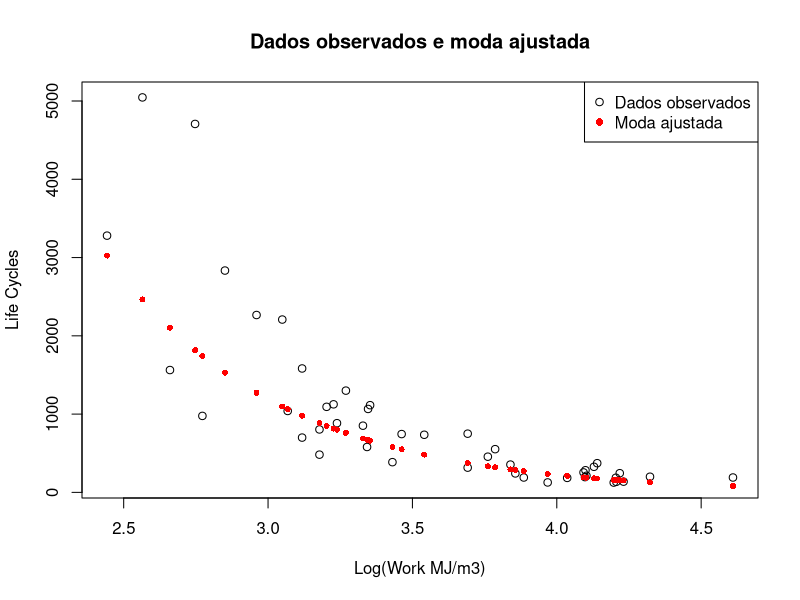
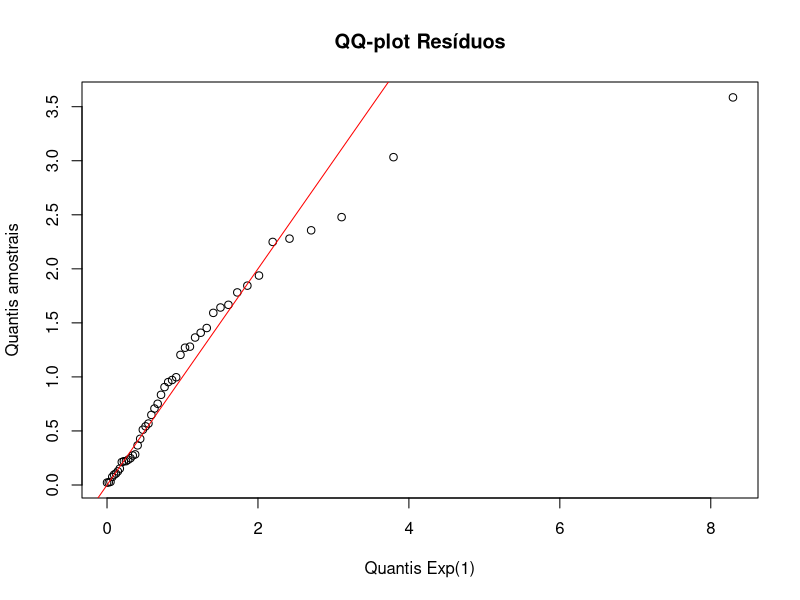
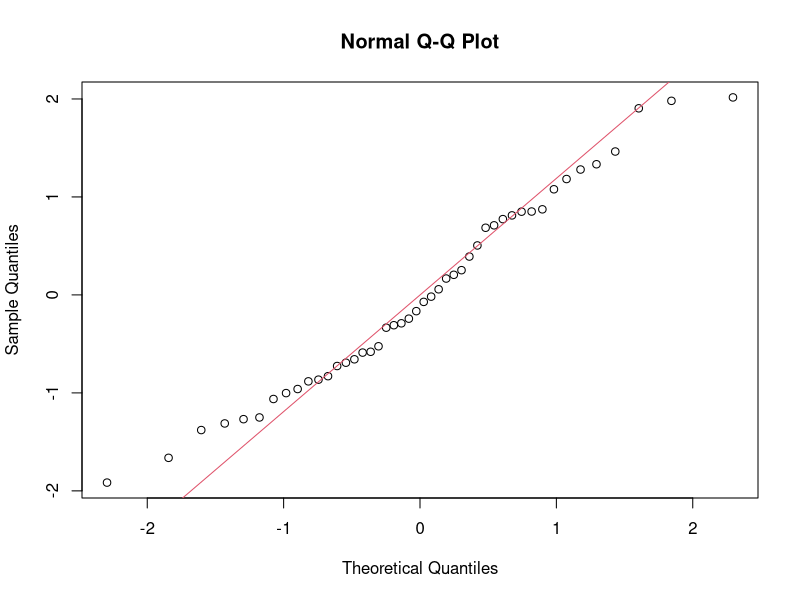

These charts were generated, in order, by the following R code:
## ---- chunk 1
#| label: data
fatigue_df <- data.frame(work_MJ_m3 = c(11.5,13.0,14.3,15.6,16.0,17.3,19.3,
21.1,21.5,22.6,22.6,24.0,24.0,24.6,25.2,25.5,26.3,27.9,28.3,28.4,28.6,30.9,
31.9,34.5,40.1,40.1,43.0,44.1,46.5,47.3,48.7,52.9,56.6,59.9,60.2,60.3,60.5,
62.1,62.8,66.5,67.0,67.1,67.9,68.8,75.4,100.5),life_cycles = c(3280,5046,
1563,4707,977,2834,2266,2208,1040,700,1583,482, 804,1093,1125,884,1300,
852,580,1066,1114,386,745,736, 750,316,456,552,355,242,190,127,185,255,
195, 283,212,327,373,125,187,135,245,137,200,190))

head(fatigue_df)
## ---- chunk 2
#| label: model_moda
mle_moda_bs <- function(x, t) {
  x <- as.matrix(x)
  t <- as.matrix(t)

  fit <- lm.fit(x, log(t)) 
  beta <- c(fit$coef)
  
  k <- length(beta)
  n <- length(t)

  mu_init <- x %*% beta
  alpha <- sqrt((4/n)*sum((sinh((log(t) - mu_init)/2))^2))
  
  phi_init <- alpha^2 #chute inicial
  
  thetaStar <- c(beta, phi_init)
  
  loglik_moda <- function(par) {
    log_moda_Y <- x %*% par[1:k] 
    phi_param <- par[k+1]
    if (phi_param <= 0 || phi_param >= 1) {
      return(NA)}

    alpha_art <- sqrt(phi_param) #proposta do artifo
    beta_art <- exp(log_moda_Y) / (1 - phi_param) #proposta do artigo

    #pdf da distribuição log-BS
    z <- (sqrt(t/beta_art) - sqrt(beta_art/t))/alpha_art
    pdf_bs <- (1/(alpha_art*sqrt(t)))*(sqrt(t/beta_art) + 
    sqrt(beta_art/t))*dnorm(z)
    pdf_bs[pdf_bs <= 0] <- .Machine$double.xmin 
    #substitui valor menor ou igual a 0 por um número muito pequeno
    
    #log-verossimilhança
    l_i <- log(pdf_bs)
    if (any(!is.finite(l_i))) {
      return(.Machine$double.xmax)} 
      #retorna um valor muito grande se algum log for infinito
    
    #verossimilhança total (loglik-plus)
    return(-sum(l_i))}

  est <- optim(
    par = thetaStar, 
    fn = loglik_moda,
    method = "BFGS", 
    hessian = TRUE,
    control = list(maxit = 2000, reltol = 1e-12))
  
  if (est$conv != 0) {
    warning("FUNCTION DID NOT CONVERGE!")}
  
  coef <- (est$par)[1:k]
  phi_est <- est$par[k + 1] 

  moda_hat_log <- x %*% coef
  moda_hat <- exp(moda_hat_log)
  
  SHess = solve(est$hessian)
  SE = sqrt(diag(SHess))
  
  tval = est$par / SE
  matcoef = cbind(est$par, SE, tval, 2 * (1 - pnorm(abs(tval))))
  
  AIC <- 2 * est$value + 2 * (k + 1)
  BIC <- 2 * est$value + (k + 1) * log(n)
  
  result <- list(
    phiHat = phi_est,
    betaHat_log_moda = coef,
    modaHat = moda_hat,
    AIC = AIC,
    BIC = BIC,
    matcoef = matcoef)

  return(result)}
## ---- chunk 3
#| label: fit_moda_bs

Zx <- model.matrix(~ log(fatigue_df$work_MJ_m3)) 
Zy <- fatigue_df$life_cycles 

fit_moda <- mle_moda_bs(x = Zx , t = Zy)
fit_moda$matcoef

plot(log(fatigue_df$work_MJ_m3), Zy, 
     main = "Dados observados e moda ajustada",
     xlab = "Log(Work MJ/m3)", ylab = "Life Cycles")
points(log(fatigue_df$work_MJ_m3), fit_moda$modaHat, 
       col = "red", pch = 16, cex = 0.8)
legend("topright", 
    legend = c("Dados observados", "Moda ajustada"), 
    col = c("black", "red"), pch = c(1, 16))
## ---- chunk 4
#| label: residuos_moda

S_bs_moda <- function(y, mu, phi) {
  alpha <- sqrt(phi)
  beta  <- mu / (1 - phi)
  xi <- (sqrt(y/beta) - sqrt(beta/y)) / alpha
  S <- 1 - pnorm(xi)
  return(S)}

residuos_bs_moda <- function(y, mu_hat, phi_hat) {
  S <- S_bs_moda(y, mu_hat, phi_hat)
  r_cox <- -log(S)      
  r_quant <- qnorm(S)    
  list(coxsnell = r_cox, quantile = r_quant)}

res_moda <- residuos_bs_moda(
  y = fatigue_df$life_cycles,
  mu_hat = fit_moda$modaHat,
  phi_hat = fit_moda$phiHat)

# QQ plot
a <- ppoints(2000)
QGG <- qexp(a)
qqplot(QGG, res_moda$coxsnell,
       xlab = "Quantis Exp(1)", ylab = "Quantis amostrais",
       main = "QQ-plot Resíduos")
abline(0,1,col="red")

# QQ plot quantílicos
qqnorm(res_moda$quantile); qqline(res_moda$quantile, col=2)
## ---- chunk 5
#| label: model_mode
#| echo: false
fit_moda$matcoef
## ---- chunk 6
#| label: model_mean
#| echo: false
mle_unc <- function(x, t, v, kernel = "normal") {
    x <- as.matrix(x)
    t <- as.matrix(t)
    y <- as.matrix(log(t))
    fit <- lm.fit(x, y)
    beta <- c(fit$coef)
    k <- length(beta)
    n <- length(y)
    mu <- x %*% beta
    alpha <- sqrt((4 / n ) * sum((sinh((y - mu) / 2)) ^ 2))
    thetaStar <- c(beta,alpha)
    loglik <- function(par){
        z1 <- par[1:k]
        z2 <- par[k + 1]
        mu <- (x %*% z1)
        xi1 <- (2 / z2) * cosh((y - mu) / 2)
        xi2 <- (2 / z2) * sinh((y - mu) / 2)
        g <- switch(kernel,
            "normal" = exp(-(xi2 ^ 2) / 2),
            "t" = (v + (xi2 ^ 2)) ^ (-(v + 1) / 2)
        )
        const <- switch(kernel,
            "normal" = 1 / (sqrt(2 * pi)),
            "t" = (gamma((v + 1) / 2) * v ^ (v / 2)) /
                (sqrt(pi) * gamma(v / 2))
        )
        result <- switch(kernel,
            "normal" = sum( log(const / 2) + log(xi1) + log(g) ) ,
            "t" = sum(log(const / 2) + log(xi1) + log(g) )
        )
        return(-result)
    }
    loglikplus <- function(par){
        z1 <- par[1:k]
        z2 <- par[k + 1]
        mu <- (x %*% z1)
        xi1 <- (2 / z2) * cosh((y - mu) / 2)
        xi2 <- (2 / z2) * sinh((y - mu) / 2)
        result <- log(dnorm(xi2)) + log(xi1/2)
        return(sum(result))
    }
    score <- function(par){
        z1 <-par[1:k]
        z2 <-par[k+1]
        mu <-(x %*% z1)
        xi1 <- (2 / z2) * cosh((y - mu) / 2)
        xi2 <- (2 / z2) * sinh((y - mu) / 2)
        status <- 1
        const <- switch(kernel,
            "normal" = 1 / (sqrt(2 * pi)),
            "t" = (gamma((v + 1.0) / 2) * v ^ (v / 2)) /
                (sqrt(pi) * gamma(v / 2))
        )
        derivativeF <- switch(kernel,
            "normal" = -(const) * xi2 * exp(-(xi2 ^ 2) / 2),
            "t" = -(const) * (v + 1) * xi2 * ((v + (xi2 ^ 2)) ^
                (-(v + 3) /2))
        )
        h <- switch(kernel,
            "normal" = dnorm(xi2) / (1 - pnorm(xi2)),
            "t" = dt(xi2, df = v) / (1 - pt(xi2, df = v))
        )
        wg <- switch(kernel,
            "normal" = -(1 / 2),
            "t" = -(v + 1) / (2 * (v + (xi2 ^ 2)))
        )
        Ubeta <- switch(kernel,
            "normal" = -status * ((2 / (z2 ^ 2)) * sinh(y - mu) * wg +
                (1 / 2) * tanh((y - mu) / 2)) +
                ((1 - status) / 2) * xi1 * h,
            "t" = -status * ((2 / (z2 ^ 2)) * sinh(y - mu) * wg +
                (1 / 2) * tanh((y - mu) / 2)) +
                ((1 - status) / 2) * xi1 * h
        )
        Ualpha <- switch(kernel,
            "normal" = -sum((status / z2) *
                (((xi2 ^ 2) * 2 * wg) + 1) -
                ((1 - status) / z2) * h * xi2),
            "t" = -sum((status / z2) * (((xi2 ^ 2) * 2 * wg) + 1) -
                ((1 - status) / z2) * h * xi2)
        )
        result <- c(t(x) %*% Ubeta, Ualpha)
        return(result)
    }
    # est <- optim(thetaStar, loglik, method = "BFGS", hessian = TRUE)
    est <- optim(thetaStar, loglik, method = "BFGS", hessian = TRUE)
    # control = list(fnscale = -1, maxit = 2000, reltol = 1e-12))
    if(est$conv != 0)
        warning("FUNCTION DID NOT CONVERGE!")
    coef <-(est$par)[1:k]
    alphaest <- est$par[k+1]
    muhat <- x %*% coef
    muhat <- as.vector(muhat)
    etahat <- exp(muhat)
    SHess = solve(est$hessian)
    SE = sqrt(diag(SHess))
    se.coef = SE
    tval = c(coef,alphaest)/se.coef
    matcoef = cbind(c(coef,alphaest), se.coef, tval, 2*(1-pnorm(abs(tval))))
    AIC <- 2 *loglik(c(coef,alphaest)) + 2 * (length(coef) + 1)
    BIC = 2 * loglik(c(coef,alphaest)) + (length(coef) + 1) * log(length(y))
    result <- list(
        alphaHat = alphaest,
        betaHat = coef,
        muHat = muhat,
        AIC = AIC,
        BIC = BIC,
        matcoef = matcoef
    )
    return(result)
}
## ---- chunk 7
#| label: model_mean_estim
#| echo: false

Zx <- model.matrix(~ log(fatigue_df$work_MJ_m3))
Zy <- fatigue_df$life_cycles
fit_logbs1 <- mle_unc (x = Zx , t = Zy , kernel = "normal")
fit_logbs1$matcoef
